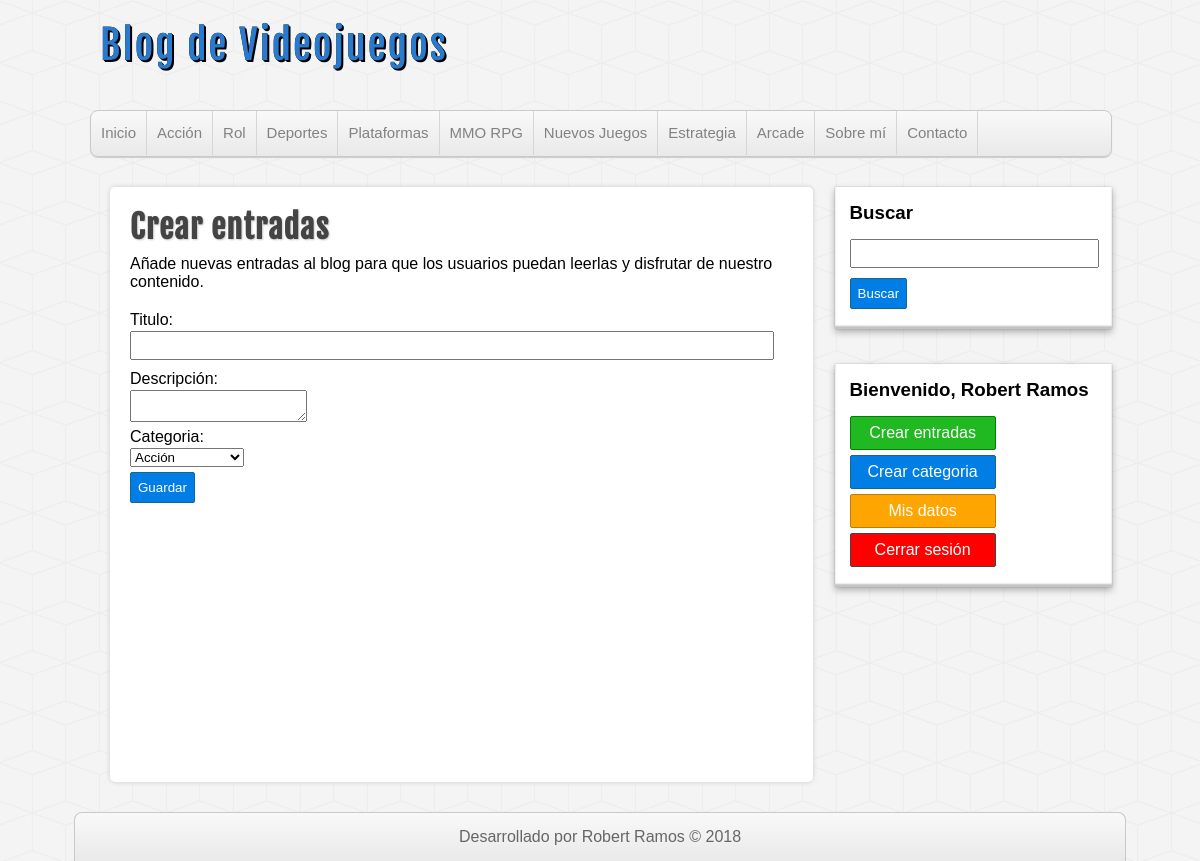
The app's page /crear-entradas.php (signed in) with its own data.
### tables this page shows
CREATE TABLE `categorias` (
  `id` int(255) NOT NULL,
  `nombre` varchar(100) DEFAULT NULL
);

### includes/helpers.php (called while the page is built, shortened)
<?php
function conseguirCategorias($conexion){
    $sql = "SELECT * FROM categorias ORDER BY id ASC;";
    $categorias = mysqli_query($conexion, $sql);
    $resultado = array();
    if($categorias && mysqli_num_rows($categorias) >= 1){
        $resultado = $categorias;
    }
    return $resultado;
}
?>

### crear-entradas.php (the view, shortened to what this page needs)
<?php require_once 'includes/cabecera.php'; ?>
<?php require_once 'includes/lateral.php'; ?>
<div id="principal">
    <h1>Crear entradas</h1>
    <p>
        Añade nuevas entradas al blog para que los usuarios puedan leerlas y disfrutar de nuestro contenido.
    </p>
    <br>
    <form action="guardar-entrada.php" method="POST">
        <label for="titulo">Titulo:</label>
        <input type="text" name="titulo">
        <label for="descripcion">Descripción:</label>
        <textarea name="descripcion"></textarea>
        <label for="categoria">Categoria:</label>
        <select name="categoria">
            <?php
                $categorias = conseguirCategorias($db);
                if(!empty($categorias)):
                    while($categoria = mysqli_fetch_assoc($categorias)):
            ?>
                <option value="<?=$categoria['id']?>">
                        <?=$categoria['nombre']?>
                </option>
            <?php
                    endwhile;
                endif;
            ?>
        </select>
        <input type="submit" value="Guardar">
    </form>
</div>
<?php require_once 'includes/pie.php'; ?>

### includes/cabecera.php (shortened to what this page needs)
<?php require_once 'conexion.php' ?>
<?php require_once 'includes/helpers.php'; ?>
<!DOCTYPE html>
<html lang="en">
<head>
    <link rel="stylesheet" type="text/css" href="./assets/css/style.css">
</head>
<body>
        <header id="cabecera">
            <div id="logo">
                <a href="index.php">
                    Blog de Videojuegos
                </a>
            </div>
            <nav id="menu">
                <ul>
                    <li>
                        <a href="Index.php">Inicio</a>
                    </li>
                    <?php
                        $categorias = conseguirCategorias($db);
                        if(!empty($categorias)):
                            while($categoria = mysqli_fetch_assoc($categorias)):
                    ?>
                                <li>
                                    <a href="categoria.php?id=<?=$categoria['id']?>"><?= $categoria['nombre']?></a>
                                </li>
                    <?php
                            endwhile;
                        endif;
                    ?>
                    <li>
                        <a href="Index.php">Sobre mí</a>
                    </li>
                    <li>
                        <a href="Index.php">Contacto</a>
                    </li>
                </ul>
            </nav>
        </header>
        <div id="contenedor">

### assets/css/style.css (style rules this page uses)
* { margin: 0px; padding: 0px; font-family: sans-serif, Helvetica, Arial; text-decoration: none; }
body { background: url(../img/cubes.png) #F4F4F4; }
#cabecera { width: 85%; height: auto; background: transparent; margin: 0px auto; }
#logo { float:left; width: 540px; height: 110px; }
#logo a { font-family: "fajala", Helvetica; font-size: 40px; letter-spacing: 2px; color: #2979CD; text-shadow: 0px 0px 0px black, 1px 1px 0px black, 2px 2px 0px black; transition: all 500ms; line-height: 90px; margin-left: 10px; }
#menu { clear: both; width: 100%; height: 45px; background: linear-gradient(to bottom, #f9f9f9 0px, #e9e9e9 100%); border: 1px solid #C9C9C9; border-radius: 8px; box-shadow: 0px 1px 1px #ccc; overflow: hidden; }
#menu ul { list-style: none; }
#menu ul li { float: left; line-height: 44px; border-right: 1px solid #D6D6D6; }
#menu ul li a { display: block; padding-left: 10px; padding-right: 10px; font-size: 15px; color: #838282; }
#contenedor { width: 85%; height: auto; margin: 0px auto; margin-top: 30px; margin-bottom: 30px; }
label, input[type="text"], input[type="email"], input[type="password"] { display: block; width: 95%; margin-top:2px; margin-bottom: 2px; }
input[type="text"], input[type="email"], input[type="password"] { padding: 5px; margin-bottom: 10px; }
input[type="button"], input[type="submit"], .boton { margin-top: 5px; margin-bottom: 5px; display: block; border-radius: 2px; color:white; background: #007ee5; border: 1px solid #156785; cursor:pointer; padding: 7px; }
#principal { float: left; width: 65%; min-height: 555px; background:white; border-radius: 5px; box-shadow: 0px 0px 5px #ccc; margin-left: 20px; padding: 20px; overflow: hidden; }
#principal h1 { font-size: 32px; color: #444; letter-spacing: 1px; text-shadow: 1px 1px 2px #ccc; font-family: "fajala"; }
#principal p { margin-top: 8px; }

### records on screen
categorias: nombre "Acción"
categorias: nombre "Rol"
categorias: nombre "Deportes"
categorias: nombre "Plataformas"
categorias: nombre "MMO RPG"
categorias: nombre "Nuevos Juegos"
categorias: nombre "Estrategia"
categorias: nombre "Arcade"

### other values on screen
$_SESSION['usuario']['nombre'] "Robert"
$_SESSION['usuario']['apellido'] "Ramos"
form field categoria "Acción"
